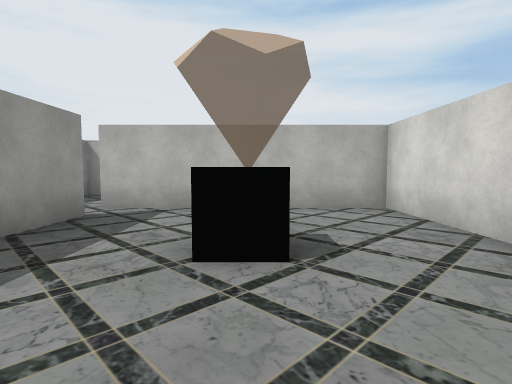
view 1 (above)

18 first-person views from a walk through a 3-D level made in the Unity game engine. The camera is 1.5 m above the floor, tilts 4° down and sees 80° across. The floor is counted in squares, 2 m on a side. Each view is taken from the middle of a square. On the plan, view 1 faces up. The plan holds only what a view shows up to about 10 squares ahead; the rest is blank. The place goes on beyond the plan. Door leaves are left out, so doorways stand open. Some surface patterns are stand-ins.

view 2
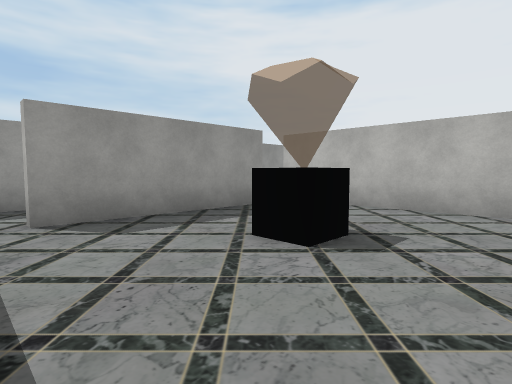

view 3
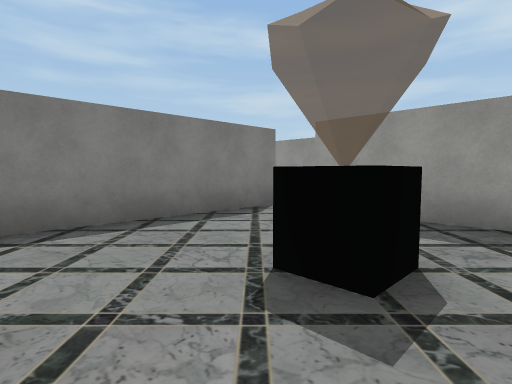

view 4
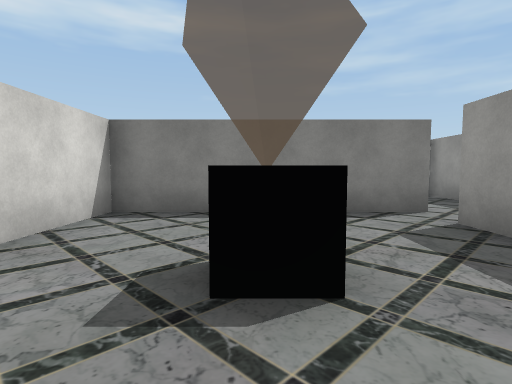

view 5
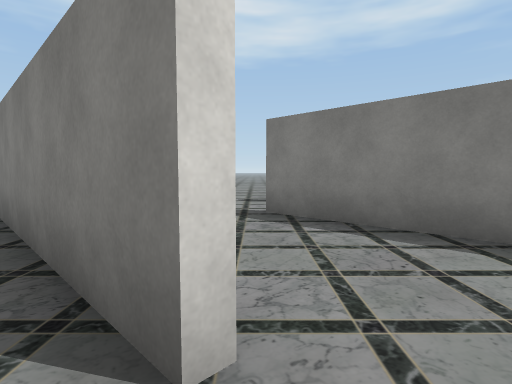

view 6
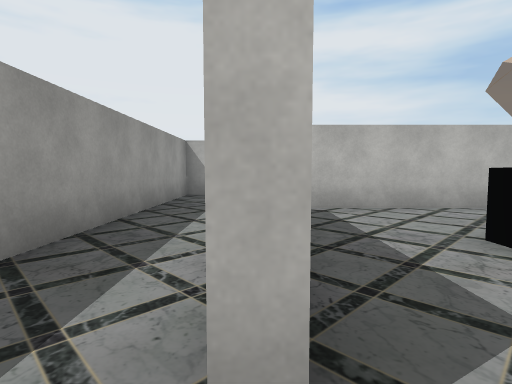

view 7
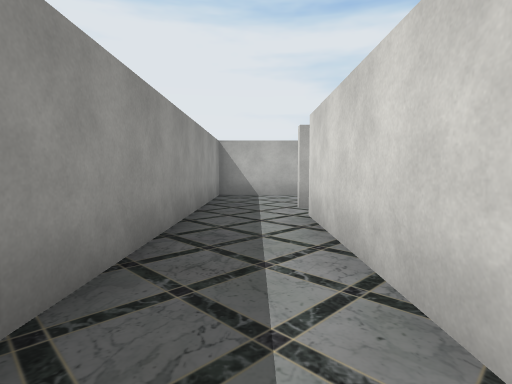

view 8
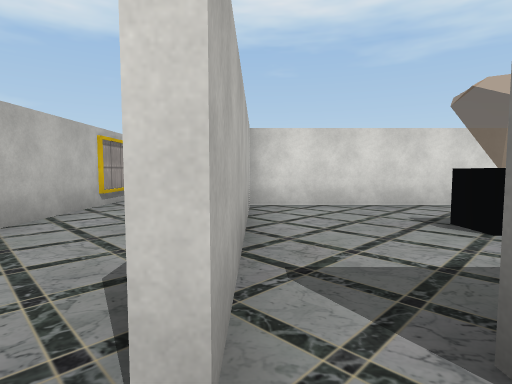

view 9
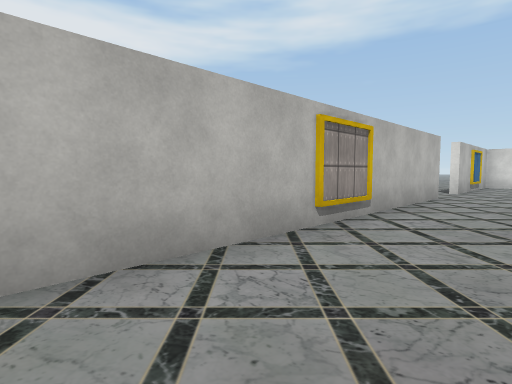

view 10
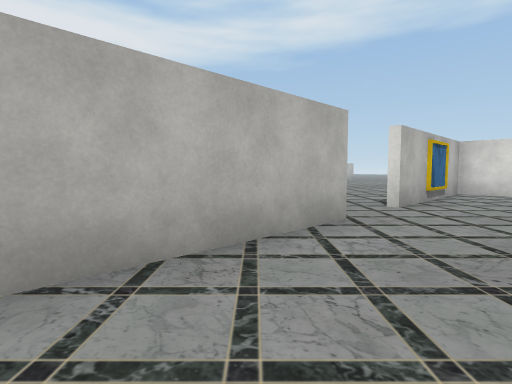

view 11
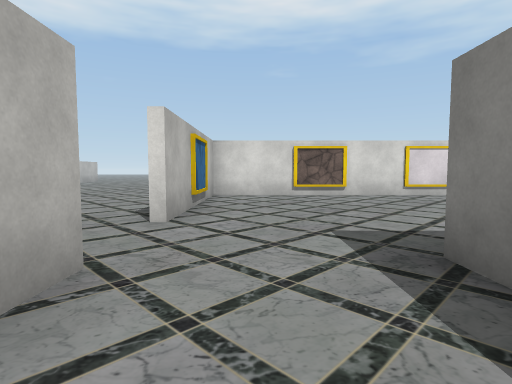

view 12
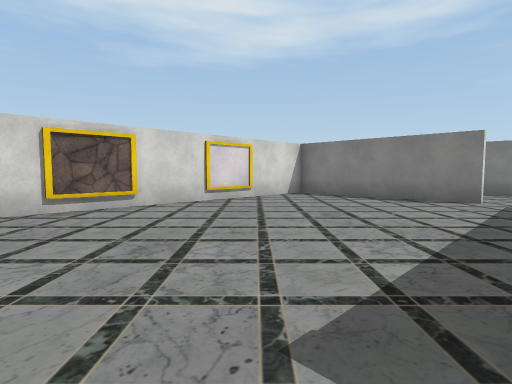

view 13
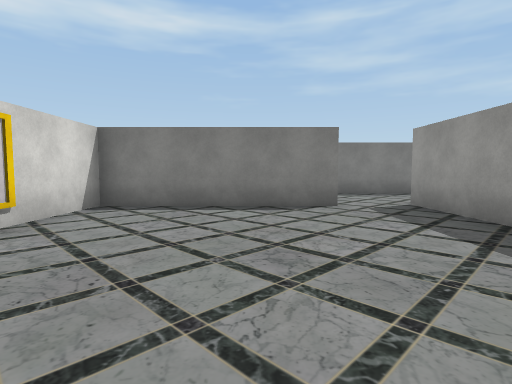

view 14
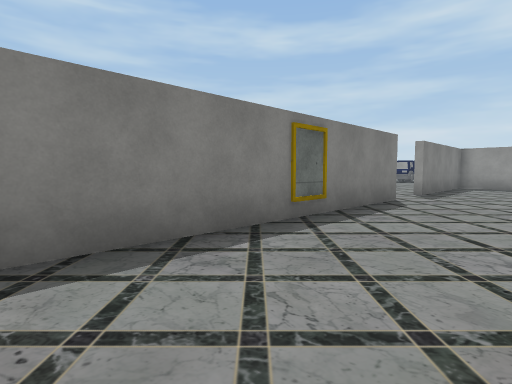

view 15
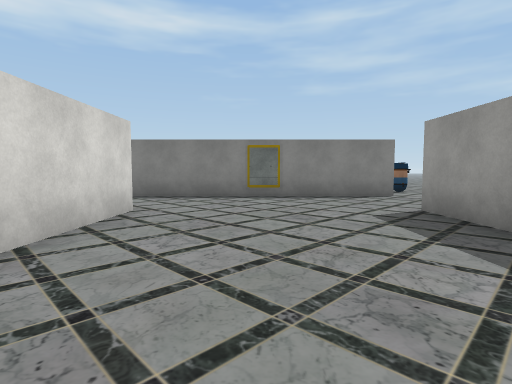

view 16
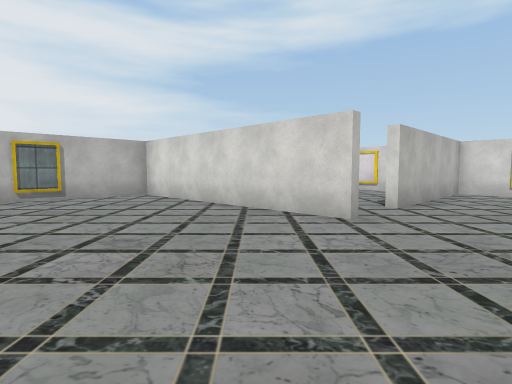

view 17
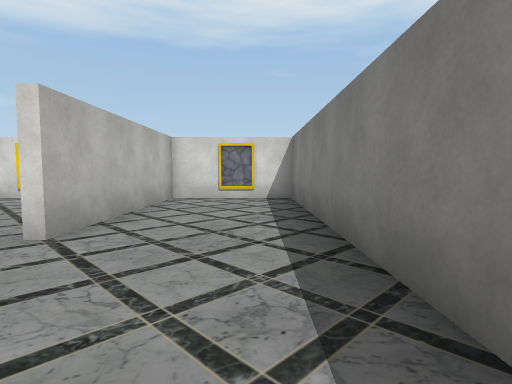

view 18
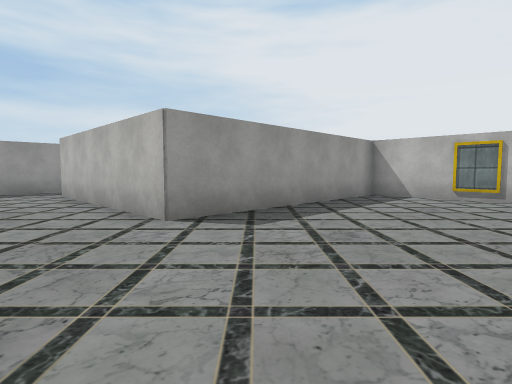

### Floor plan
Ten units are one square. View 1 is at (0, 0); x grows to the right and y downward. Boxes are objects, and circles mark ways between rooms. Rooms are numbered by the first view taken in them; rooms with no view inside come last. Other rooms are left out.
<svg viewBox="-56 -100 214 145">
<path fill="none" stroke="#000" d="M-29 -51 -29 -6M-32 5 26 5 26 -61 -32 -61M79 -64 86 -64M84 -93 -9 -93M86 -20 86 8M102 5 153 5 153 -93 104 -93M-26 -93 -51 -93 -51 15M-31 -10 -31 -51M83 8 83 -61 29 -61 29 7 -31 7M19 40 153 40 153 7 102 7M-51 15 -51 40 -1 40"/>
<rect x="-5" y="-35" width="10" height="10" fill="#bbb"><title>other object</title></rect>
<circle cx="-30" cy="-50" r="3" fill="#2a7"/>
<circle cx="-30" cy="0" r="3" fill="#2a7"/>
<circle cx="-40" cy="10" r="3" fill="#2a7"/>
<circle cx="100" cy="0" r="3" fill="#2a7"/>
<text x="0" y="-30">1</text>
<text x="70" y="-70">2</text>
<text x="60" y="0">3</text>
</svg>
Room 1 opens to room 2. Room 2 opens to room 3.

Where each view was taken, in squares from view 1:
view 1: 0 up, 0 right, facing up
view 2: 0 up, 2 right, facing up-left
view 3: 4 up, 2 right, facing down-left
view 4: 5 up, 0 right, facing down
view 5: 0 up, 4 left, facing down-right
view 6: 0 up, 3 left, facing up
view 7: 0 up, 4 left, facing up
view 8: 6 up, 4 left, facing right
view 9: 7 up, 1 left, facing up-right
view 10: 7 up, 4 right, facing up-right
view 11: 8 up, 6 right, facing right
view 12: 8 up, 9 right, facing down-right
view 13: 6 up, 12 right, facing down
view 14: 1 down, 10 right, facing down-left
view 15: 5 up, 6 right, facing down
view 16: 3 down, 4 right, facing up-right
view 17: 3 down, 7 right, facing right
view 18: 3 down, 7 right, facing up-left
